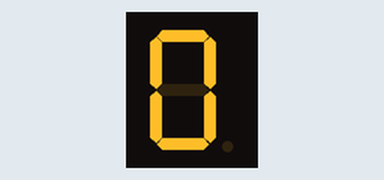
Simulated run of this sketch. Board: Arduino Uno, built with avr-gcc and run on an emulated ATmega328P. Parts: 1-digit seven-segment display. Wiring (inferred from the names in the program): 1-digit 7-segment display, segments lit when HIGH: segments pin 2, pin 3, pin 4, pin 5, pin 6, pin 7, pin 8. The segment pins are drawn as the display they are named for.

Above: at 0.1 s.
At 1.1 s:
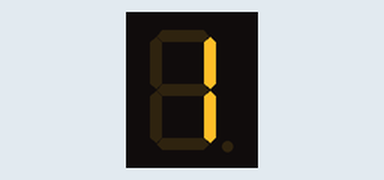
At 2.1 s:
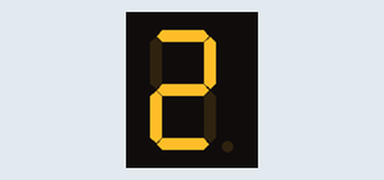
At 4.1 s:
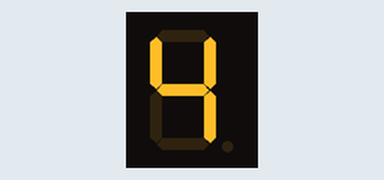
At 6.1 s:
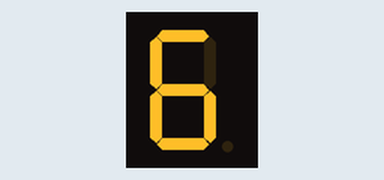
At 8.1 s:
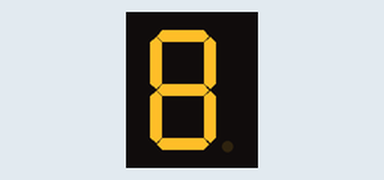

The sketch:

Counter.ino
```cpp
#define segA 2 // подключение сегмента A к PIN2
#define segB 3 // подключение сегмента B к PIN3
#define segC 4 // подключение сегмента C к PIN4
#define segD 5 // подключение сегмента D к PIN5
#define segE 6 // подключение сегмента E к PIN6
#define segF 7 // подключение сегмента F к PIN7
#define segG 8 // подключение сегмента G к PIN8

int count = 0; // объявляем переменную для счета от 0 до 9

void setup() {
  // Конфигурируем все используемые контакты на вывод данных
  for (int i = 2; i <= 8; i++) {
    pinMode(i, OUTPUT);
  }
}

void loop() {
  // Отображение числа на 7-сегментном индикаторе в зависимости от значения count
  switch (count) {
    case 0: // показываем "0" на дисплее
      digitalWrite(segA, HIGH);
      digitalWrite(segB, HIGH);
      digitalWrite(segC, HIGH);
      digitalWrite(segD, HIGH);
      digitalWrite(segE, HIGH);
      digitalWrite(segF, HIGH);
      digitalWrite(segG, LOW);
      break;

    case 1: // показываем "1" на дисплее
      digitalWrite(segA, LOW);
      digitalWrite(segB, HIGH);
      digitalWrite(segC, HIGH);
      digitalWrite(segD, LOW);
      digitalWrite(segE, LOW);
      digitalWrite(segF, LOW);
      digitalWrite(segG, LOW);
      break;

    case 2: // показываем "2" на дисплее
      digitalWrite(segA, HIGH);
      digitalWrite(segB, HIGH);
      digitalWrite(segC, LOW);
      digitalWrite(segD, HIGH);
      digitalWrite(segE, HIGH);
      digitalWrite(segF, LOW);
      digitalWrite(segG, HIGH);
      break;

    case 3: // показываем "3" на дисплее
      digitalWrite(segA, HIGH);
      digitalWrite(segB, HIGH);
      digitalWrite(segC, HIGH);
      digitalWrite(segD, HIGH);
      digitalWrite(segE, LOW);
      digitalWrite(segF, LOW);
      digitalWrite(segG, HIGH);
      break;

    case 4: // показываем "4" на дисплее
      digitalWrite(segA, LOW);
      digitalWrite(segB, HIGH);
      digitalWrite(segC, HIGH);
      digitalWrite(segD, LOW);
      digitalWrite(segE, LOW);
      digitalWrite(segF, HIGH);
      digitalWrite(segG, HIGH);
      break;

    case 5: // показываем "5" на дисплее
      digitalWrite(segA, HIGH);
      digitalWrite(segB, LOW);
      digitalWrite(segC, HIGH);
      digitalWrite(segD, HIGH);
      digitalWrite(segE, LOW);
      digitalWrite(segF, HIGH);
      digitalWrite(segG, HIGH);
      break;

    case 6: // показываем "6" на дисплее
      digitalWrite(segA, HIGH);
      digitalWrite(segB, LOW);
      digitalWrite(segC, HIGH);
      digitalWrite(segD, HIGH);
      digitalWrite(segE, HIGH);
      digitalWrite(segF, HIGH);
      digitalWrite(segG, HIGH);
      break;

    case 7: // показываем "7" на дисплее
      digitalWrite(segA, HIGH);
      digitalWrite(segB, HIGH);
      digitalWrite(segC, HIGH);
      digitalWrite(segD, LOW);
      digitalWrite(segE, LOW);
      digitalWrite(segF, LOW);
      digitalWrite(segG, LOW);
      break;

    case 8: // показываем "8" на дисплее
      digitalWrite(segA, HIGH);
      digitalWrite(segB, HIGH);
      digitalWrite(segC, HIGH);
      digitalWrite(segD, HIGH);
      digitalWrite(segE, HIGH);
      digitalWrite(segF, HIGH);
      digitalWrite(segG, HIGH);
      break;

    // Добавьте остальные цифры от 3 до 9 по аналогии...

    default:
      count = 0; // Сбросить счетчик, если значение выходит за пределы 9
      break;
  }

  delay(1000); // Задержка в 1 секунду
  count++; // Увеличение счетчика
  if (count > 9) {
    count = 0; // Если счетчик достиг 9, сбросить на 0
  }
}
```

Measured:
- by itself, everything shown: repeats every 9.0 s, in 8 steps
- what the display in image 1 shows lasts 1.0 s, from 1.0 s to 2.0 s
- what the display in image 5 shows lasts 2.0 s, from 8.0 s to 10.0 s
